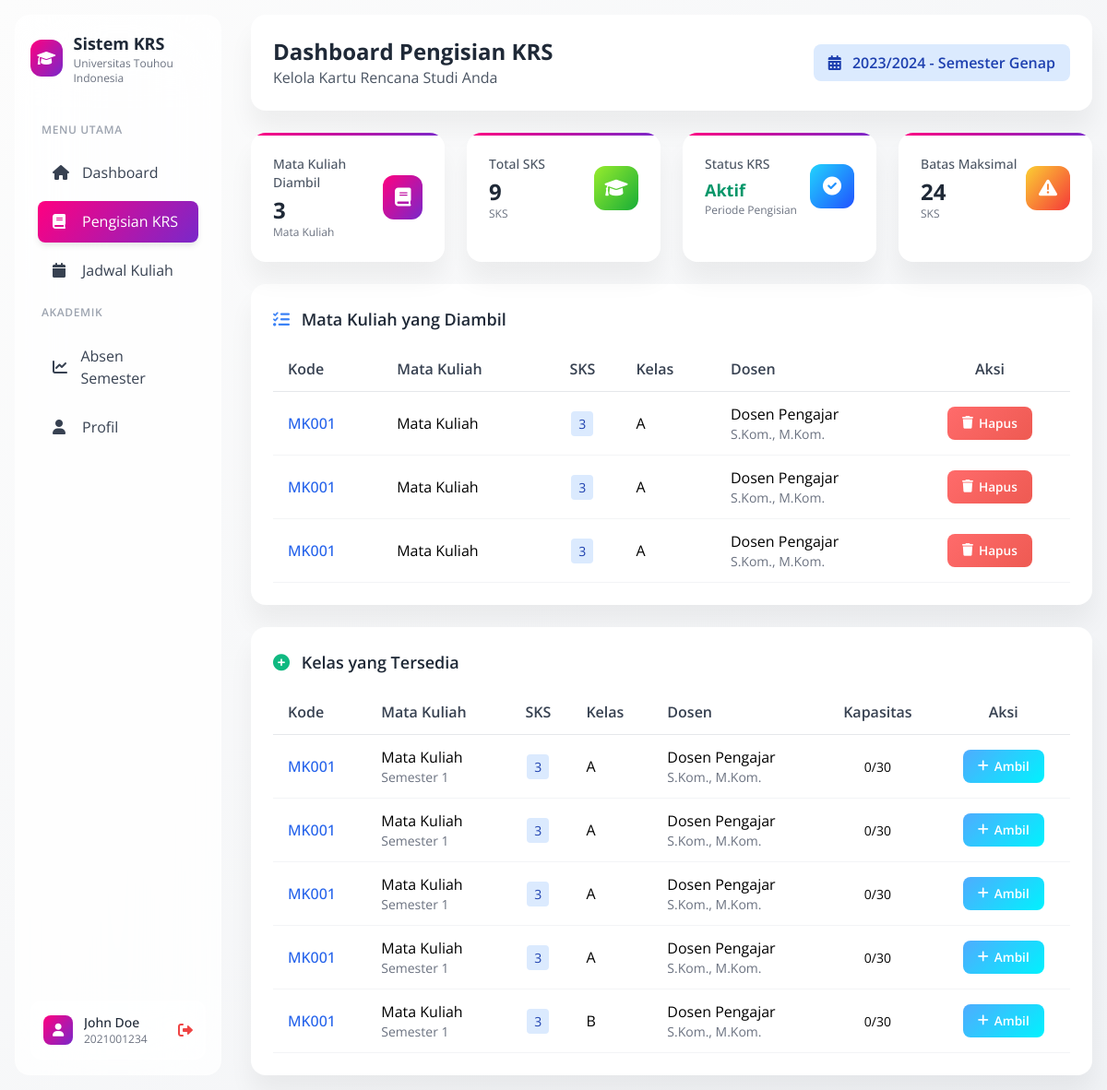
Page /sistem-krs/krs-dashboard.php (signed in) on the earlier database version.
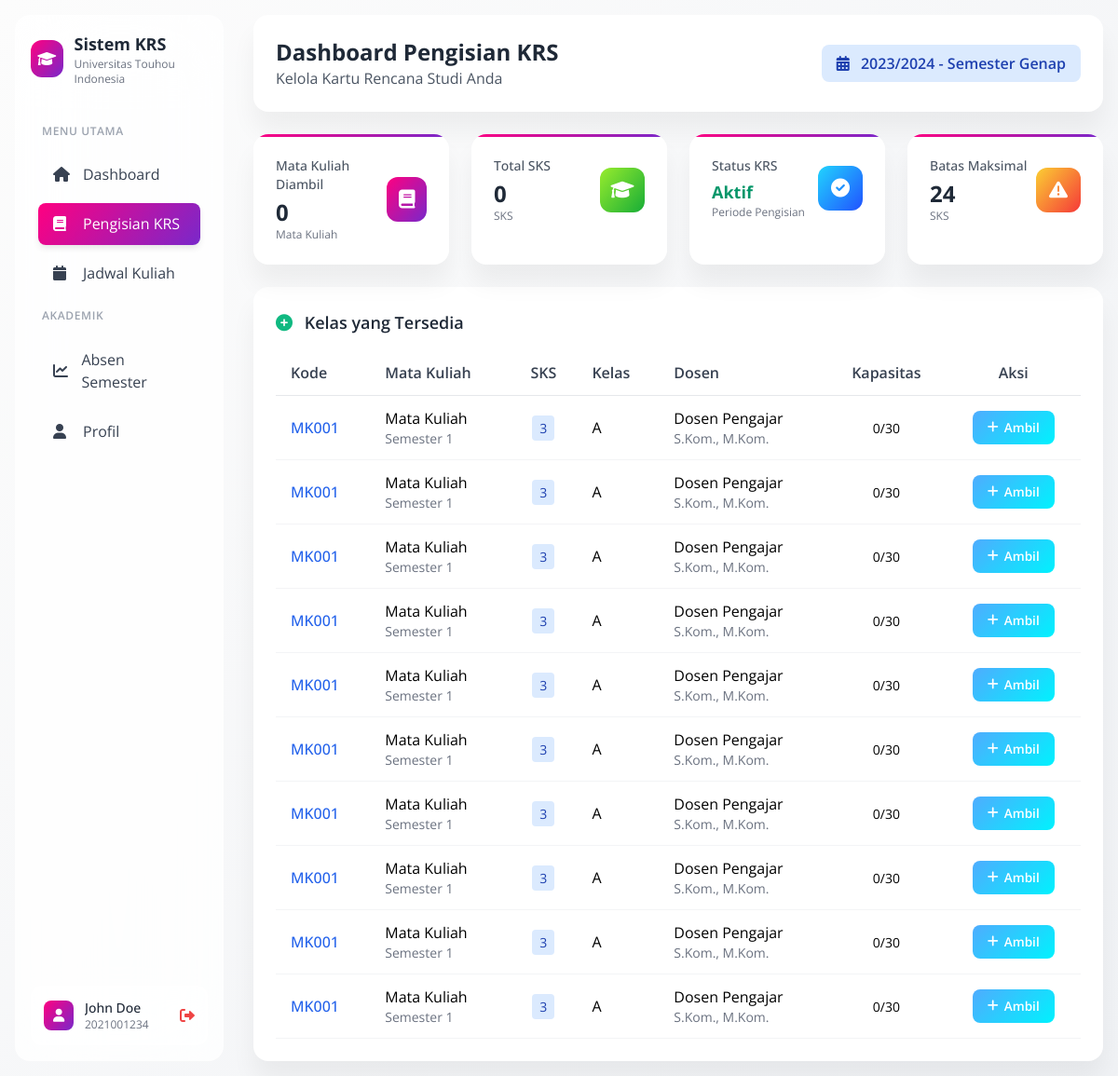
Same page on the later database version.
### tables this page shows
CREATE TABLE `krs` (
  `id_krs` int(11) NOT NULL,
  `id_mahasiswa` int(11) NOT NULL,
  `id_kelas` int(11) NOT NULL,
  `tanggal_ambil` datetime DEFAULT current_timestamp(),
  `nilai_angka` decimal(4,2) DEFAULT NULL,
  `nilai_huruf` varchar(2) DEFAULT NULL,
  `status_krs` enum('pending','disetujui','ditolak','aktif','selesai','batal') DEFAULT 'pending',
  `semester` varchar(20) DEFAULT NULL,
  `tahun_ajaran` varchar(20) DEFAULT NULL,
  `created_at` timestamp NOT NULL DEFAULT current_timestamp()
);

CREATE TABLE `kelas` (
  `id_kelas` int(11) NOT NULL,
  `id_matakuliah` int(11) NOT NULL,
  `id_dosen` int(11) NOT NULL,
  `id_tahun_akademik` int(11) NOT NULL,
  `nama_kelas` varchar(50) NOT NULL,
  `kapasitas` int(4) NOT NULL DEFAULT 40,
  `hari` enum('Senin','Selasa','Rabu','Kamis','Jumat','Sabtu') DEFAULT NULL,
  `jam_mulai` time DEFAULT NULL,
  `jam_selesai` time DEFAULT NULL,
  `ruangan` varchar(50) DEFAULT NULL,
  `semester` varchar(20) DEFAULT NULL,
  `tahun_ajaran` varchar(20) DEFAULT NULL,
  `status` enum('aktif','nonaktif') DEFAULT 'aktif',
  `tanggal_mulai` date DEFAULT NULL,
  `tanggal_selesai` date DEFAULT NULL,
  `created_at` timestamp NOT NULL DEFAULT current_timestamp()
);

### sistem-krs/krs-dashboard.php (the view, shortened to what the changed rows need)
<?php
$database = new Database();
$conn = $database->getConnection();
$krs_query = "SELECT krs.*,
                     'Mata Kuliah' as nama_matakuliah,
                     'MK001' as kode_matakuliah,
                     3 as sks,
                     'Dosen Pengajar' as nama_dosen,
                     'S.Kom., M.Kom.' as gelar,
                     kl.nama_kelas
              FROM krs
              JOIN kelas kl ON krs.id_kelas = kl.id_kelas
              WHERE krs.id_mahasiswa = :id_mahasiswa AND krs.status_krs = 'Aktif'";
$krs_stmt = $conn->prepare($krs_query);
$krs_stmt->bindValue(':id_mahasiswa', $_SESSION['user_id']);
$krs_stmt->execute();
$current_krs = $krs_stmt->fetchAll(PDO::FETCH_ASSOC);
$total_sks = count($current_krs) * 3;
$available_query = "SELECT kl.*,
                           'Mata Kuliah' as nama_matakuliah,
                           'MK001' as kode_matakuliah,
                           3 as sks,
                           1 as semester,
                           'Dosen Pengajar' as nama_dosen,
                           'S.Kom., M.Kom.' as gelar,
                           30 as kapasitas,
                           0 as terisi
                    FROM kelas kl
                    WHERE kl.id_kelas NOT IN (
                        SELECT COALESCE(k.id_kelas, 0) FROM krs k WHERE k.id_mahasiswa = :id_mahasiswa AND k.status_krs = 'Aktif'
                    )
                    ORDER BY kl.nama_kelas
                    LIMIT 10";
$available_stmt = $conn->prepare($available_query);
$available_stmt->bindValue(':id_mahasiswa', $_SESSION['user_id']);
$available_stmt->execute();
$available_classes = $available_stmt->fetchAll(PDO::FETCH_ASSOC);
?>
<!DOCTYPE html>
<html lang="id">
<head>
    <link href="https://cdn.jsdelivr.net/npm/tailwindcss@2.2.19/dist/tailwind.min.css" rel="stylesheet">
    <link href="https://cdnjs.cloudflare.com/ajax/libs/font-awesome/6.0.0/css/all.min.css" rel="stylesheet">
</head>
<body class="bg-gray-50">
    <div class="flex min-h-screen">
        <div class="w-64 p-4">
            <div class="sidebar-soft h-full p-4">
                <div class="flex items-center gap-3 mb-8">
                    <div>
                        <h2 class="text-lg font-bold text-gray-800">Sistem KRS</h2>
                    </div>
                </div>
            </div>
        </div>
        <div class="flex-1 p-4">
            <div class="card mb-6">
                <div class="p-6">
                    <div class="flex items-center justify-between">
                        <div>
                            <h1 class="text-2xl font-bold text-gray-800">Dashboard Pengisian KRS</h1>
                        </div>
                    </div>
                </div>
            </div>
            <div class="grid grid-cols-1 md:grid-cols-2 lg:grid-cols-4 gap-6 mb-6">
                <div class="stats-card">
                    <div class="flex items-center justify-between">
                        <div>
                            <p class="text-sm font-medium text-gray-600 mb-1">Mata Kuliah Diambil</p>
                            <h3 class="text-2xl font-bold text-gray-800"><?php echo count($current_krs); ?></h3>
                            <p class="text-xs text-gray-500">Mata Kuliah</p>
                        </div>
                    </div>
                </div>
                <div class="stats-card">
                    <div class="flex items-center justify-between">
                        <div>
                            <p class="text-sm font-medium text-gray-600 mb-1">Total SKS</p>
                            <h3 class="text-2xl font-bold text-gray-800"><?php echo $total_sks; ?></h3>
                            <p class="text-xs text-gray-500">SKS</p>
                        </div>
                    </div>
                </div>
            </div>
            <?php if (!empty($current_krs)): ?>
            <div class="card mb-6">
                <div class="p-6">
                    <h3 class="text-lg font-semibold text-gray-800 mb-4">
                        <i class="fas fa-list-check text-blue-500 mr-2"></i>
                        Mata Kuliah yang Diambil
                    </h3>
                    <div class="overflow-x-auto">
                        <table class="w-full">
                            <thead>
                                <tr class="border-b border-gray-200">
                                    <th class="text-left py-3 px-4 font-semibold text-gray-700">Kode</th>
                                    <th class="text-left py-3 px-4 font-semibold text-gray-700">Mata Kuliah</th>
                                    <th class="text-center py-3 px-4 font-semibold text-gray-700">SKS</th>
                                    <th class="text-left py-3 px-4 font-semibold text-gray-700">Kelas</th>
                                    <th class="text-left py-3 px-4 font-semibold text-gray-700">Dosen</th>
                                    <th class="text-center py-3 px-4 font-semibold text-gray-700">Aksi</th>
                                </tr>
                            </thead>
                            <tbody>
                                <?php foreach ($current_krs as $krs): ?>
                                <tr class="border-b border-gray-100 hover:bg-gray-50">
                                    <td class="py-3 px-4 font-medium text-blue-600">
                                        <?php echo $krs['kode_matakuliah']; ?></td>
                                    <td class="py-3 px-4"><?php echo $krs['nama_matakuliah']; ?></td>
                                    <td class="text-center py-3 px-4">
                                        <span
                                            class="bg-blue-100 text-blue-800 px-2 py-1 rounded text-sm"><?php echo $krs['sks']; ?></span>
                                    </td>
                                    <td class="py-3 px-4"><?php echo $krs['nama_kelas']; ?></td>
                                    <td class="py-3 px-4">
                                        <div>
                                            <div><?php echo $krs['nama_dosen']; ?></div>
                                            <div class="text-sm text-gray-500"><?php echo $krs['gelar']; ?></div>
                                        </div>
                                    </td>
                                    <td class="text-center py-3 px-4">
                                        <form method="POST" style="display: inline;">
                                            <button type="submit" class="btn btn-danger"
                                                onclick="return confirm('Yakin ingin menghapus mata kuliah ini?')">
                                                <i class="fas fa-trash"></i> Hapus
                                            </button>
                                        </form>
                                    </td>
                                </tr>
                                <?php endforeach; ?>
                            </tbody>
                        </table>
                    </div>
                </div>
            </div>
            <?php endif; ?>
            <div class="card">
                <div class="p-6">
                    <?php if (empty($available_classes)): ?>
                    <div class="text-center py-8">
                        <i class="fas fa-info-circle text-4xl text-gray-400 mb-4"></i>
                        <h4 class="text-lg font-semibold text-gray-600 mb-2">Tidak Ada Kelas Tersedia</h4>
                        <p class="text-gray-500">Semua kelas sudah diambil atau belum ada kelas yang dibuka.</p>
                    </div>
                    <?php else: ?>
                    <div class="overflow-x-auto">
                        <table class="w-full">
                            <thead>
                                <tr class="border-b border-gray-200">
                                    <th class="text-left py-3 px-4 font-semibold text-gray-700">Kode</th>
                                    <th class="text-left py-3 px-4 font-semibold text-gray-700">Mata Kuliah</th>
                                    <th class="text-center py-3 px-4 font-semibold text-gray-700">SKS</th>
                                    <th class="text-left py-3 px-4 font-semibold text-gray-700">Kelas</th>
                                    <th class="text-left py-3 px-4 font-semibold text-gray-700">Dosen</th>
                                    <th class="text-center py-3 px-4 font-semibold text-gray-700">Kapasitas</th>
                                    <th class="text-center py-3 px-4 font-semibold text-gray-700">Aksi</th>
                                </tr>
                            </thead>
                            <tbody>
                                <?php foreach ($available_classes as $class): ?>
                                <tr class="border-b border-gray-100 hover:bg-gray-50">
                                    <td class="py-3 px-4 font-medium text-blue-600">
                                        <?php echo $class['kode_matakuliah']; ?></td>
                                    <td class="py-3 px-4">
                                        <div>
                                            <div><?php echo $class['nama_matakuliah']; ?></div>
                                            <div class="text-sm text-gray-500">Semester
                                                <?php echo $class['semester']; ?></div>
                                        </div>
                                    </td>
                                    <td class="text-center py-3 px-4">
                                        <span
                                            class="bg-blue-100 text-blue-800 px-2 py-1 rounded text-sm"><?php echo $class['sks']; ?></span>
                                    </td>
                                    <td class="py-3 px-4"><?php echo $class['nama_kelas']; ?></td>
                                    <td class="py-3 px-4">
                                        <div>
                                            <div><?php echo $class['nama_dosen']; ?></div>
                                            <div class="text-sm text-gray-500"><?php echo $class['gelar']; ?></div>
                                        </div>
                                    </td>
                                    <td class="text-center py-3 px-4">
                                        <span
                                            class="text-sm"><?php echo $class['terisi']; ?>/<?php echo $class['kapasitas']; ?></span>
                                    </td>
                                    <td class="text-center py-3 px-4">
                                        <form method="POST" style="display: inline;">
                                            <button type="submit" class="btn btn-primary">
                                                <i class="fas fa-plus"></i> Ambil
                                            </button>
                                        </form>
                                    </td>
                                </tr>
                                <?php endforeach; ?>
                            </tbody>
                        </table>
                    </div>
                    <?php endif; ?>
                </div>
            </div>
        </div>
    </div>
</body>
</html>

Differences in the rows shown:
no longer on this page (row edited): krs: kode_matakuliah "MK001", nama_matakuliah "Mata Kuliah", sks "3", id_kelas.nama_kelas "A", nama_dosen "Dosen Pengajar", gelar "S.Kom., M.Kom."
no longer on this page (row edited): krs: kode_matakuliah "MK001", nama_matakuliah "Mata Kuliah", sks "3", id_kelas.nama_kelas "A", nama_dosen "Dosen Pengajar", gelar "S.Kom., M.Kom."
no longer on this page (row edited): krs: kode_matakuliah "MK001", nama_matakuliah "Mata Kuliah", sks "3", id_kelas.nama_kelas "A", nama_dosen "Dosen Pengajar", gelar "S.Kom., M.Kom."
no longer on this page (row edited): kelas: kode_matakuliah "MK001", nama_matakuliah "Mata Kuliah", semester "1", sks "3", nama_kelas "B", nama_dosen "Dosen Pengajar", gelar "S.Kom., M.Kom.", terisi "0", kapasitas "30"
now on this page (row edited): kelas: kode_matakuliah "MK001", nama_matakuliah "Mata Kuliah", semester "1", sks "3", nama_kelas "A", nama_dosen "Dosen Pengajar", gelar "S.Kom., M.Kom.", terisi "0", kapasitas "30"
now on this page (row edited): kelas: kode_matakuliah "MK001", nama_matakuliah "Mata Kuliah", semester "1", sks "3", nama_kelas "A", nama_dosen "Dosen Pengajar", gelar "S.Kom., M.Kom.", terisi "0", kapasitas "30"
now on this page (row edited): kelas: kode_matakuliah "MK001", nama_matakuliah "Mata Kuliah", semester "1", sks "3", nama_kelas "A", nama_dosen "Dosen Pengajar", gelar "S.Kom., M.Kom.", terisi "0", kapasitas "30"
added kelas: kode_matakuliah "MK001", nama_matakuliah "Mata Kuliah", semester "1", sks "3", nama_kelas "A", nama_dosen "Dosen Pengajar", gelar "S.Kom., M.Kom.", terisi "0", kapasitas "30"
added kelas: kode_matakuliah "MK001", nama_matakuliah "Mata Kuliah", semester "1", sks "3", nama_kelas "A", nama_dosen "Dosen Pengajar", gelar "S.Kom., M.Kom.", terisi "0", kapasitas "30"
added kelas: kode_matakuliah "MK001", nama_matakuliah "Mata Kuliah", semester "1", sks "3", nama_kelas "A", nama_dosen "Dosen Pengajar", gelar "S.Kom., M.Kom.", terisi "0", kapasitas "30"
Other differences:
count($current_krs): "3" → "0"
$total_sks: "9" → "0"
text no longer shown: "Mata Kuliah yang Diambil Kode Mata Kuliah SKS Kelas Dosen Aksi"
